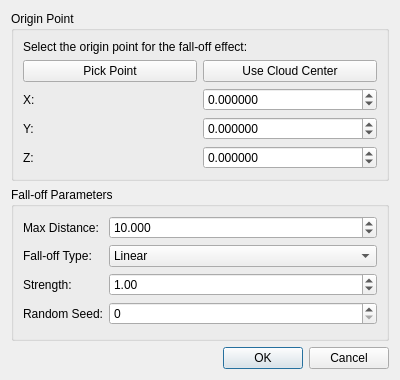
<?xml version="1.0" encoding="UTF-8"?>
<ui version="4.0">
 <class>FeatheredEdgeDialog</class>
 <widget class="QDialog" name="FeatheredEdgeDialog">
  <property name="geometry">
   <rect>
    <x>0</x>
    <y>0</y>
    <width>400</width>
    <height>380</height>
   </rect>
  </property>
  <property name="windowTitle">
   <string>Feathered Edge</string>
  </property>
  <layout class="QVBoxLayout" name="verticalLayout">
   <item>
    <widget class="QGroupBox" name="originGroupBox">
     <property name="title">
      <string>Origin Point</string>
     </property>
     <layout class="QVBoxLayout" name="verticalLayout_2">
      <item>
       <widget class="QLabel" name="instructionLabel">
        <property name="text">
         <string>Select the origin point for the fall-off effect:</string>
        </property>
        <property name="wordWrap">
         <bool>true</bool>
        </property>
       </widget>
      </item>
      <item>
       <layout class="QHBoxLayout" name="horizontalLayout">
        <item>
         <widget class="QPushButton" name="pickPointButton">
          <property name="text">
           <string>Pick Point</string>
          </property>
          <property name="toolTip">
           <string>Click to pick a point from the cloud (currently not implemented - use manual input)</string>
          </property>
         </widget>
        </item>
        <item>
         <widget class="QPushButton" name="useCloudCenterButton">
          <property name="text">
           <string>Use Cloud Center</string>
          </property>
          <property name="toolTip">
           <string>Use the bounding box center of the cloud as origin</string>
          </property>
         </widget>
        </item>
       </layout>
      </item>
      <item>
       <layout class="QGridLayout" name="gridLayout">
        <item row="0" column="0">
         <widget class="QLabel" name="labelX">
          <property name="text">
           <string>X:</string>
          </property>
         </widget>
        </item>
        <item row="0" column="1">
         <widget class="QDoubleSpinBox" name="originXSpinBox">
          <property name="decimals">
           <number>6</number>
          </property>
          <property name="minimum">
           <double>-999999.000000000000000</double>
          </property>
          <property name="maximum">
           <double>999999.000000000000000</double>
          </property>
          <property name="toolTip">
           <string>X coordinate of origin point</string>
          </property>
         </widget>
        </item>
        <item row="1" column="0">
         <widget class="QLabel" name="labelY">
          <property name="text">
           <string>Y:</string>
          </property>
         </widget>
        </item>
        <item row="1" column="1">
         <widget class="QDoubleSpinBox" name="originYSpinBox">
          <property name="decimals">
           <number>6</number>
          </property>
          <property name="minimum">
           <double>-999999.000000000000000</double>
          </property>
          <property name="maximum">
           <double>999999.000000000000000</double>
          </property>
          <property name="toolTip">
           <string>Y coordinate of origin point</string>
          </property>
         </widget>
        </item>
        <item row="2" column="0">
         <widget class="QLabel" name="labelZ">
          <property name="text">
           <string>Z:</string>
          </property>
         </widget>
        </item>
        <item row="2" column="1">
         <widget class="QDoubleSpinBox" name="originZSpinBox">
          <property name="decimals">
           <number>6</number>
          </property>
          <property name="minimum">
           <double>-999999.000000000000000</double>
          </property>
          <property name="maximum">
           <double>999999.000000000000000</double>
          </property>
          <property name="toolTip">
           <string>Z coordinate of origin point</string>
          </property>
         </widget>
        </item>
       </layout>
      </item>
     </layout>
    </widget>
   </item>
   <item>
    <widget class="QGroupBox" name="parametersGroupBox">
     <property name="title">
      <string>Fall-off Parameters</string>
     </property>
     <layout class="QFormLayout" name="formLayout">
      <item row="0" column="0">
       <widget class="QLabel" name="maxDistanceLabel">
        <property name="text">
         <string>Max Distance:</string>
        </property>
       </widget>
      </item>
      <item row="0" column="1">
       <widget class="QDoubleSpinBox" name="maxDistanceSpinBox">
        <property name="decimals">
         <number>3</number>
        </property>
        <property name="minimum">
         <double>0.001000000000000</double>
        </property>
        <property name="maximum">
         <double>999999.000000000000000</double>
        </property>
        <property name="value">
         <double>10.000000000000000</double>
        </property>
        <property name="toolTip">
         <string>Maximum distance for fall-off effect. Points beyond this distance will be removed.</string>
        </property>
       </widget>
      </item>
      <item row="1" column="0">
       <widget class="QLabel" name="falloffTypeLabel">
        <property name="text">
         <string>Fall-off Type:</string>
        </property>
       </widget>
      </item>
      <item row="1" column="1">
       <widget class="QComboBox" name="falloffTypeComboBox">
        <property name="toolTip">
         <string>Type of fall-off curve to apply</string>
        </property>
        <item>
         <property name="text">
          <string>Linear</string>
         </property>
        </item>
        <item>
         <property name="text">
          <string>Exponential</string>
         </property>
        </item>
        <item>
         <property name="text">
          <string>Gaussian</string>
         </property>
        </item>
        <item>
         <property name="text">
          <string>Smoothstep</string>
         </property>
        </item>
       </widget>
      </item>
      <item row="2" column="0">
       <widget class="QLabel" name="strengthLabel">
        <property name="text">
         <string>Strength:</string>
        </property>
       </widget>
      </item>
      <item row="2" column="1">
       <widget class="QDoubleSpinBox" name="strengthSpinBox">
        <property name="decimals">
         <number>2</number>
        </property>
        <property name="minimum">
         <double>0.100000000000000</double>
        </property>
        <property name="maximum">
         <double>10.000000000000000</double>
        </property>
        <property name="singleStep">
         <double>0.100000000000000</double>
        </property>
        <property name="value">
         <double>1.000000000000000</double>
        </property>
        <property name="toolTip">
         <string>Fall-off strength. Higher values create steeper fall-off.</string>
        </property>
       </widget>
      </item>
      <item row="3" column="0">
       <widget class="QLabel" name="randomSeedLabel">
        <property name="text">
         <string>Random Seed:</string>
        </property>
       </widget>
      </item>
      <item row="3" column="1">
       <widget class="QSpinBox" name="randomSeedSpinBox">
        <property name="minimum">
         <number>0</number>
        </property>
        <property name="maximum">
         <number>2147483647</number>
        </property>
        <property name="value">
         <number>0</number>
        </property>
        <property name="toolTip">
         <string>Random seed for reproducibility (0 = use random seed)</string>
        </property>
       </widget>
      </item>
     </layout>
    </widget>
   </item>
   <item>
    <widget class="QDialogButtonBox" name="buttonBox">
     <property name="orientation">
      <enum>Qt::Horizontal</enum>
     </property>
     <property name="standardButtons">
      <set>QDialogButtonBox::Cancel|QDialogButtonBox::Ok</set>
     </property>
    </widget>
   </item>
  </layout>
 </widget>
 <resources/>
 <connections>
  <connection>
   <sender>buttonBox</sender>
   <signal>accepted()</signal>
   <receiver>FeatheredEdgeDialog</receiver>
   <slot>accept()</slot>
   <hints>
    <hint type="sourcelabel">
     <x>248</x>
     <y>254</y>
    </hint>
    <hint type="destinationlabel">
     <x>157</x>
     <y>274</y>
    </hint>
   </hints>
  </connection>
  <connection>
   <sender>buttonBox</sender>
   <signal>rejected()</signal>
   <receiver>FeatheredEdgeDialog</receiver>
   <slot>reject()</slot>
   <hints>
    <hint type="sourcelabel">
     <x>316</x>
     <y>260</y>
    </hint>
    <hint type="destinationlabel">
     <x>286</x>
     <y>274</y>
    </hint>
   </hints>
  </connection>
 </connections>
</ui>
